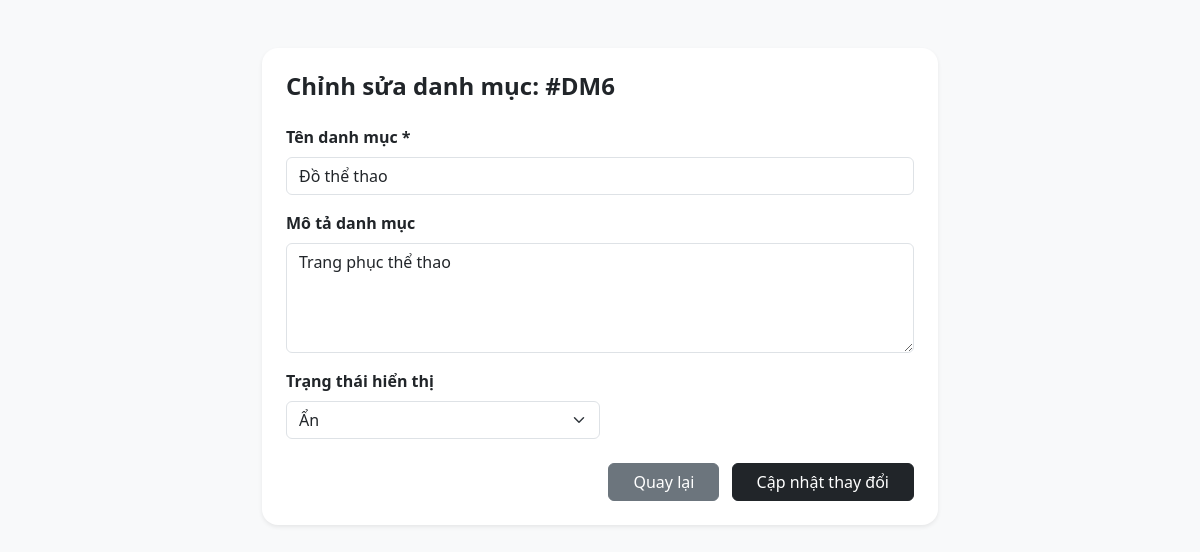
The page /admin/categories/edit.php?id=6 on the database its author committed.
### tables this page shows
CREATE TABLE categories (
    id INT AUTO_INCREMENT PRIMARY KEY,
    name VARCHAR(100) NOT NULL,
    description TEXT,
    status INT DEFAULT 1
);

### admin/categories/edit.php (the view, shortened to what this page needs)
<?php
require_once '../../includes/database.php';
$id = $_GET['id'];
$stmt = $conn->prepare("SELECT * FROM categories WHERE id = ?");
$stmt->bind_param("i", $id);
$stmt->execute();
$category = $stmt->get_result()->fetch_assoc();
?>
<!DOCTYPE html>
<html lang="vi">
<head>
    <link href="https://cdn.jsdelivr.net/npm/bootstrap@5.3.0/dist/css/bootstrap.min.css" rel="stylesheet">
</head>
<body class="bg-light p-5">
    <div class="container" style="max-width: 700px;">
        <div class="card border-0 shadow-sm p-4 rounded-4">
            <h4 class="fw-bold mb-4">Chỉnh sửa danh mục: #DM<?= $category['id'] ?></h4>
            <form method="POST">
                <div class="mb-3">
                    <label class="form-label fw-bold">Tên danh mục *</label>
                    <input type="text" name="name" class="form-control" value="<?= htmlspecialchars($category['name']) ?>" required>
                </div>
                <div class="mb-3">
                    <label class="form-label fw-bold">Mô tả danh mục</label>
                    <textarea name="description" rows="4" class="form-control"><?= htmlspecialchars($category['description']) ?></textarea>
                </div>
                <div class="mb-4">
                    <label class="form-label fw-bold">Trạng thái hiển thị</label>
                    <select name="status" class="form-select w-50">
                        <option value="0" <?= $category['status'] == 0 ? 'selected' : '' ?>>Ẩn</option>
                    </select>
                </div>
                <div class="text-end">
                    <a href="index.php" class="btn btn-secondary px-4 me-2">Quay lại</a>
                    <button type="submit" class="btn btn-dark px-4">Cập nhật thay đổi</button>
                </div>
            </form>
        </div>
    </div>
</body>
</html>

### rows shown on the page
categories: id "6", name "Đồ thể thao", description "Trang phục thể thao", status "Ẩn"
